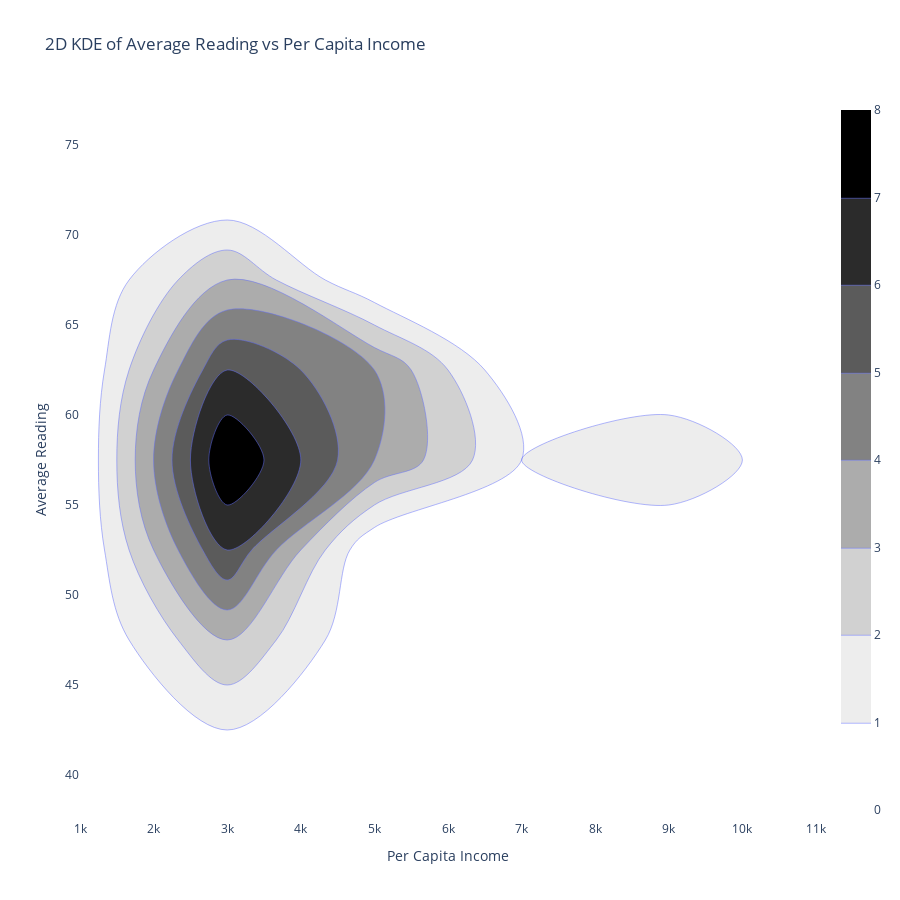

Here is the notebook cell this chart was saved with:
### Code cell
import plotly.express as px

# Example data
df = intro_table_zone_income[['Average Reading', 'per_capita_income']]

# Create a 2D KDE plot
fig = px.density_contour(
    df,
    y="Average Reading",
    x="per_capita_income",
    title="2D KDE of Average Reading vs Per Capita Income",
    labels={"Average Reading": "Average Reading", "per_capita_income": "Per Capita Income"},
    template="plotly_white",
)

# Add filled contours for better visualization
fig.update_traces(contours_coloring="fill", colorscale="Greys")

# Customize layout
fig.update_layout(
    yaxis_title="Average Reading",
    xaxis_title="Per Capita Income",
    legend_title="Density",
    height=900,
    width=900
)

# Show the plot
fig.show()

### Figure 1 — Plotly figure (JSON) as saved in the notebook; plotly's stock layout.template omitted (floating-point values rounded to 4 significant figures)
{"data": [{"colorscale": [[0.0, "rgb(255,255,255)"], [0.125, "rgb(240,240,240)"], [0.25, "rgb(217,217,217)"], [0.375, "rgb(189,189,189)"], [0.5, "rgb(150,150,150)"], [0.625, "rgb(115,115,115)"], [0.75, "rgb(82,82,82)"], [0.875, "rgb(37,37,37)"], [1.0, "rgb(0,0,0)"]], "contours": {"coloring": "fill"}, "hovertemplate": "Per Capita Income=%{x}<br>Average Reading=%{y}<br>count=%{z}<extra></extra>", "legendgroup": "", "line": {"color": "#636efa"}, "name": "", "showlegend": false, "type": "histogram2dcontour", "x": [9455.0, 8152.0, 3646.0, 3426.0, 3588.0, 3301.0, 3131.0, 4614.0, 3397.0, 3457.0, 3242.0, 4017.0, 5593.0, 4182.0, 2795.0, 4365.0, 2838.0, 9449.0, 4958.0, 4953.0, 4268.0, 2870.0, 6078.0, 2504.0, 3157.0, 3376.0, 3629.0, 8369.0, 3380.0, 3481.0, 3638.0, 3628.0, 3021.0, 2305.0, 3704.0, 3801.0, 3127.0, 6805.0, 2387.0, 2520.0, 3054.0], "xaxis": "x", "xbingroup": "x", "y": [72.18, 69.02, 66.57, 66.33, 65.83, 64.24, 63.64, 63.54, 63.43, 63.16, 62.57, 62.25, 61.51, 60.96, 60.77, 59.93, 59.89, 59.73, 59.49, 59.2, 59.17, 58.67, 58.45, 58.39, 57.62, 57.34, 57.19, 56.73, 55.74, 55.45, 54.95, 53.39, 53.38, 52.26, 51.99, 51.33, 49.52, 47.94, 47.1, 45.59, 44.53], "yaxis": "y", "ybingroup": "y"}], "layout": {"height": 900, "legend": {"title": {"text": "Density"}, "tracegroupgap": 0}, "title": {"text": "2D KDE of Average Reading vs Per Capita Income"}, "width": 900, "xaxis": {"anchor": "y", "domain": [0.0, 1.0], "title": {"text": "Per Capita Income"}}, "yaxis": {"anchor": "x", "domain": [0.0, 1.0], "title": {"text": "Average Reading"}}}}
